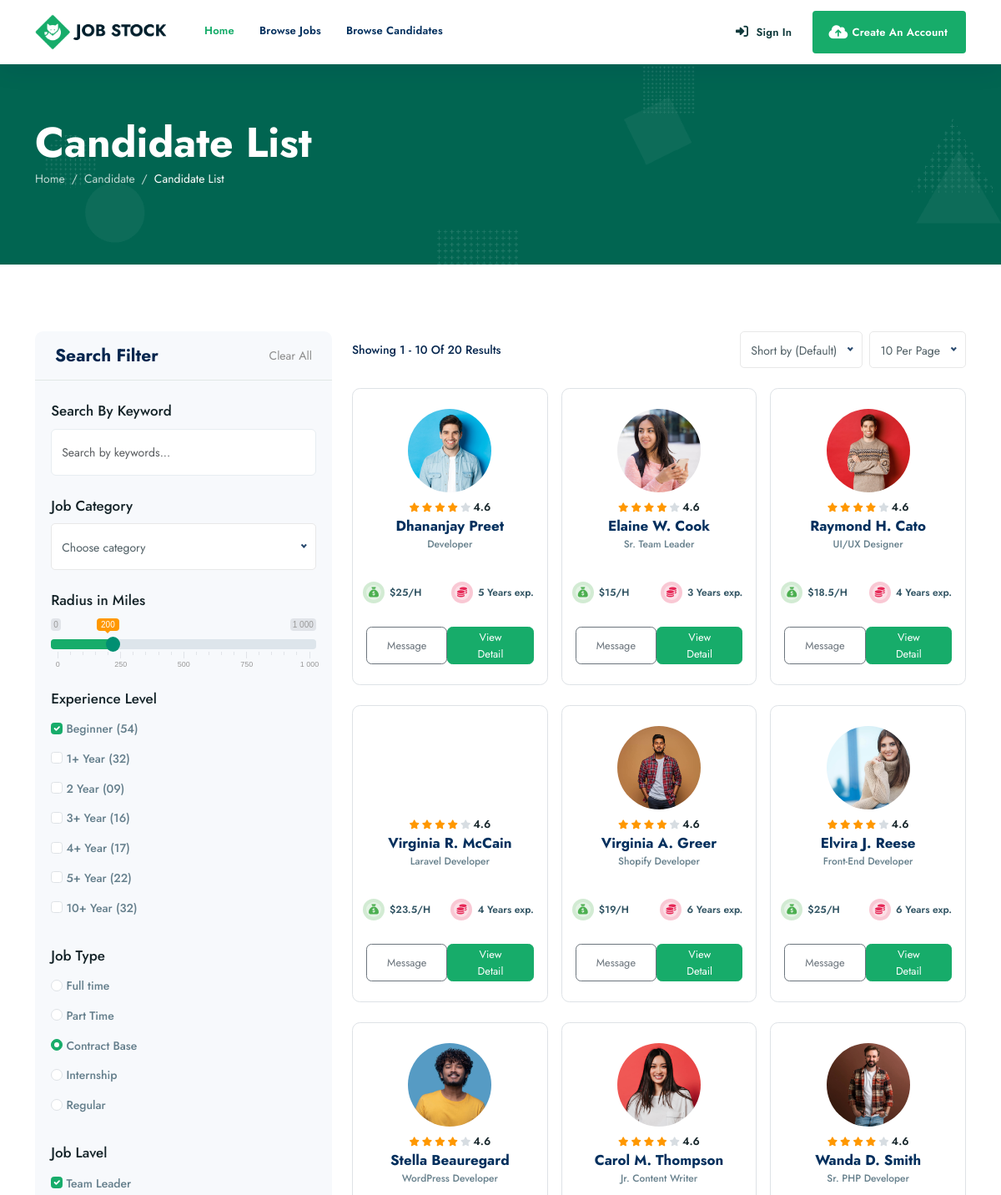
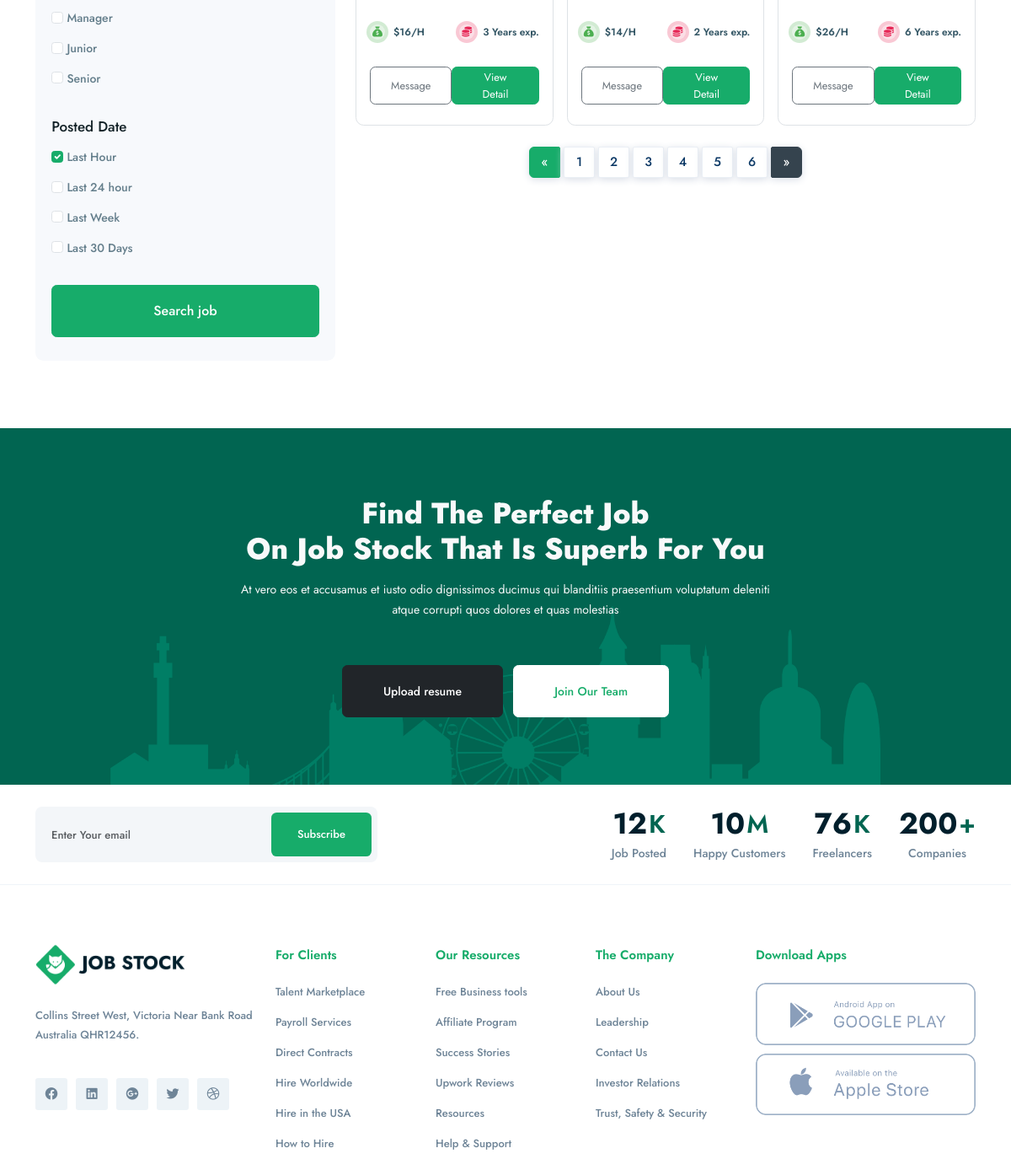
Screenshot of /candidates_list.php with the database file from the repository (2 pictures, top to bottom).
### tables this page shows
CREATE TABLE `candidate` (
  `id` int(11) NOT NULL,
  `name` varchar(50) NOT NULL,
  `country` varchar(50) DEFAULT NULL,
  `birth_date` date DEFAULT NULL,
  `salary` decimal(10,2) DEFAULT NULL,
  `email` varchar(50) DEFAULT NULL,
  `phone_number` varchar(20) DEFAULT NULL,
  `years_of_experience` int(11) DEFAULT NULL,
  `gender` varchar(10) DEFAULT NULL,
  `img_path` varchar(100) DEFAULT NULL,
  `job` varchar(25) DEFAULT NULL
);

### candidates_list.php (the view, shortened to what the rows shown need)
<!doctype html>
<html lang="en">
<head>
  <link rel="stylesheet" href="https://cdnjs.cloudflare.com/ajax/libs/font-awesome/6.4.0/css/all.min.css" />
  <link href="assets/css/styles.css" rel="stylesheet" />
</head>
<body>
  <div id="main-wrapper">
    <div class="page-title" style="background:#016551 url(assets/img/bg2.png) no-repeat;">
      <div class="container">
        <div class="row">
          <div class="col-lg-12 col-md-12">
            <h2 class="ipt-title">Candidate List</h2>
          </div>
        </div>
      </div>
    </div>
    <section>
      <div class="container">
        <div class="row">
          <div class="col-lg-8 col-md-12 col-sm-12">
            <div class="row justify-content-center gx-3 gy-4">
              <?php
              require("db.php");
              $req = "SELECT * FROM candidate";
              $result = mysqli_query($connection, $req);
              while ($row = mysqli_fetch_assoc($result)) {
                echo '<div class="col-xl-4 col-lg-6 col-md-6 col-12">
                <div class="jbs-grid-usrs-block border">
                  <div class="jbs-grid-usrs-thumb">
                    <div class="jbs-grid-yuo jbs-verified">
                      <a href="candidate-detail.php?id=' . $row["id"] . '">
                        <figure><img src="' . $row["img_path"] . '" class="img-fluid circle" alt=""></figure>
                      </a>
                    </div>
                  </div>
                  <div class="jbs-grid-usrs-caption">
                    <div class="jbs-kioyer">
                      <div class="jbs-kioyer-groups">
                        <span class="fa-solid fa-star active"></span>
                        <span class="fa-solid fa-star active"></span>
                        <span class="fa-solid fa-star active"></span>
                        <span class="fa-solid fa-star active"></span>
                        <span class="fa-solid fa-star"></span>
                        <span class="aal-reveis">4.6</span>
                      </div>
                    </div>
                    <div class="jbs-tiosk">
                      <h4 class="jbs-tiosk-title"><a href="candidate-detail.php?id=' . $row["id"] . '">' . $row["name"] . '</a></h4>
                      <div class="jbs-tiosk-subtitle"><span>' . $row["job"] . '</span></div>
                    </div>
                  </div>
                  <div class="jbs-grid-usrs-info">
                    <div class="jbs-info-ico-style bold">
                      <div class="jbs-single-y1 style-2"><span><i class="fa-solid fa-sack-dollar"></i></span>$' . $row["salary"] / 100 . '/H</div>
                      <div class="jbs-single-y1 style-3"><span><i class="fa-solid fa-coins"></i></span>' . $row["years_of_experience"] . ' Years exp.
                      </div>
                    </div>
                  </div>
                  <div class="jbs-grid-usrs-contact">
                    <div class="jbs-btn-groups">
                      <a href="#" class="btn btn-md btn-outline-secondary px-4">Message</a>
                      <a href="candidate-detail.php?id=' . $row["id"] . '" class="btn btn-md btn-primary px-4">View Detail</a>
                    </div>
                  </div>
                </div>
              </div>';
              }
              ?>
            </div>
          </div>
        </div>
      </div>
    </section>
    <section class="bg-cover" style="background:#016551 url(assets/img/footer-bg-dark.png)no-repeat;">
      <div class="container">
        <div class="row justify-content-center">
          <div class="col-xl-7 col-lg-10 col-md-12 col-sm-12">
            <div class="call-action-wrap">
              <div class="sec-heading center">
                <h2 class="mb-3 text-light">Find The Perfect Job<br>on Job Stock That is Superb For You</h2>
              </div>
            </div>
          </div>
        </div>
      </div>
    </section>
  </div>
</body>
</html>

### rows the page displays
candidate: img_path (picture), name "Dhananjay Preet", job "Developer", $row['salary']/100 "25", years_of_experience "5"
candidate: img_path (picture), name "Elaine W. Cook", job "Sr. Team Leader", $row['salary']/100 "15", years_of_experience "3"
candidate: img_path (picture), name "Raymond H. Cato", job "UI/UX Designer", $row['salary']/100 "18.5", years_of_experience "4"
candidate: name "Virginia R. McCain", job "Laravel Developer", $row['salary']/100 "23.5", years_of_experience "4"
candidate: img_path (picture), name "Virginia A. Greer", job "Shopify Developer", $row['salary']/100 "19", years_of_experience "6"
candidate: img_path (picture), name "Elvira J. Reese", job "Front-End Developer", $row['salary']/100 "25", years_of_experience "6"
candidate: img_path (picture), name "Stella Beauregard", job "WordPress Developer", $row['salary']/100 "16", years_of_experience "3"
candidate: img_path (picture), name "Carol M. Thompson", job "Jr. Content Writer", $row['salary']/100 "14", years_of_experience "2"
candidate: img_path (picture), name "Wanda D. Smith", job "Sr. PHP Developer", $row['salary']/100 "26", years_of_experience "6"
